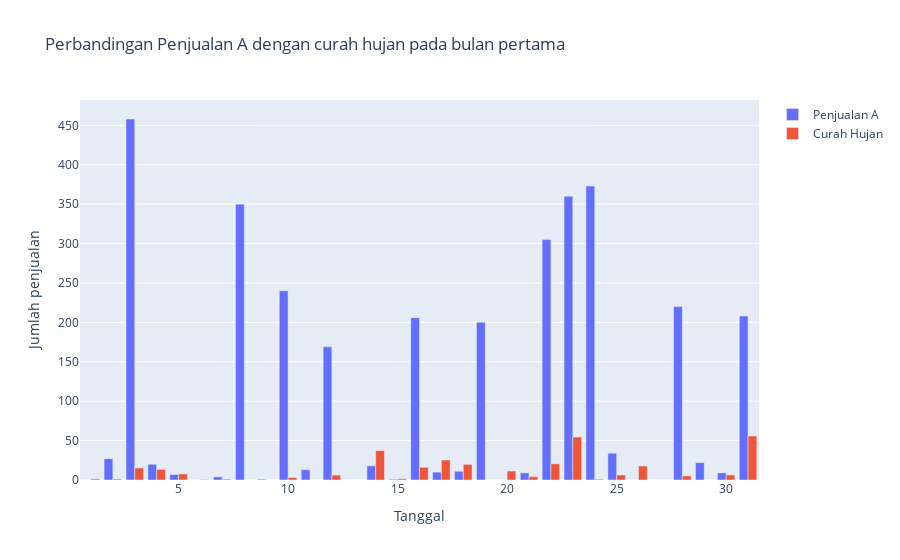

The notebook cell this image was saved under:
### Markdown cell above
Membuat tabel histogram dapat menggunakan fungsi hist() pada library plotly.graph_objects pada python.

### Code cell
import pandas as pd
import matplotlib.pyplot as plt
import plotly.express as px
import plotly.graph_objects as go
df1 = pd.read_excel(r'Dataset.xlsx')
data_bulan1 = df1.iloc[0:31, :]
data_bulan2 = df1.iloc[31:59, :]
data_bulan3 = df1.iloc[59:90, :]
data_bulan4 = df1.iloc[90:113, :]
data_bulan5 = df1.iloc[113:121, :]
print("Frekuensi Data Penjualan A pada bulan pertama: ")
fig = go.Figure()
fig.add_trace(go.Bar(x = data_bulan1['Tanggal'], y = data_bulan1['Penjualan A (pcs)'], name = 'Penjualan A'))
fig.add_trace(go.Bar(x = data_bulan1['Tanggal'], y = data_bulan1['Curah Hujan (mm)'], name='Curah Hujan'))
fig.update_layout(
    title = "Perbandingan Penjualan A dengan curah hujan pada bulan pertama",
    xaxis_title = "Tanggal",
    yaxis_title = "Jumlah penjualan"
)

### Figure 1 — Plotly figure (JSON) as saved in the notebook; plotly's stock layout.template omitted (floating-point values rounded to 4 significant figures)
{"data": [{"name": "Penjualan A", "type": "bar", "x": [1, 2, 3, 4, 5, 6, 7, 8, 9, 10, 11, 12, 13, 14, 15, 16, 17, 18, 19, 20, 21, 22, 23, 24, 25, 26, 27, 28, 29, 30, 31], "y": [0, 27, 458, 20, 7, 0, 4, 350, 1, 240, 13, 169, 0, 18, 1, 206, 10, 11, 200, 0, 9, 305, 360, 373, 34, 0, 0, 220, 22, 9, 208]}, {"name": "Curah Hujan", "type": "bar", "x": [1, 2, 3, 4, 5, 6, 7, 8, 9, 10, 11, 12, 13, 14, 15, 16, 17, 18, 19, 20, 21, 22, 23, 24, 25, 26, 27, 28, 29, 30, 31], "y": [1.4, 1.2, 15.2, 13.4, 7.7, 0.6, 1, 0, 0, 3.2, 0, 6.2, 0, 37.2, 1.6, 16.1, 25.4, 19.8, 0, 11.4, 4.2, 20.5, 54.5, 1, 6.4, 17.8, 0, 5.2, 0, 6.4, 55.9]}], "layout": {"title": {"text": "Perbandingan Penjualan A dengan curah hujan pada bulan pertama"}, "xaxis": {"title": {"text": "Tanggal"}}, "yaxis": {"title": {"text": "Jumlah penjualan"}}}}
